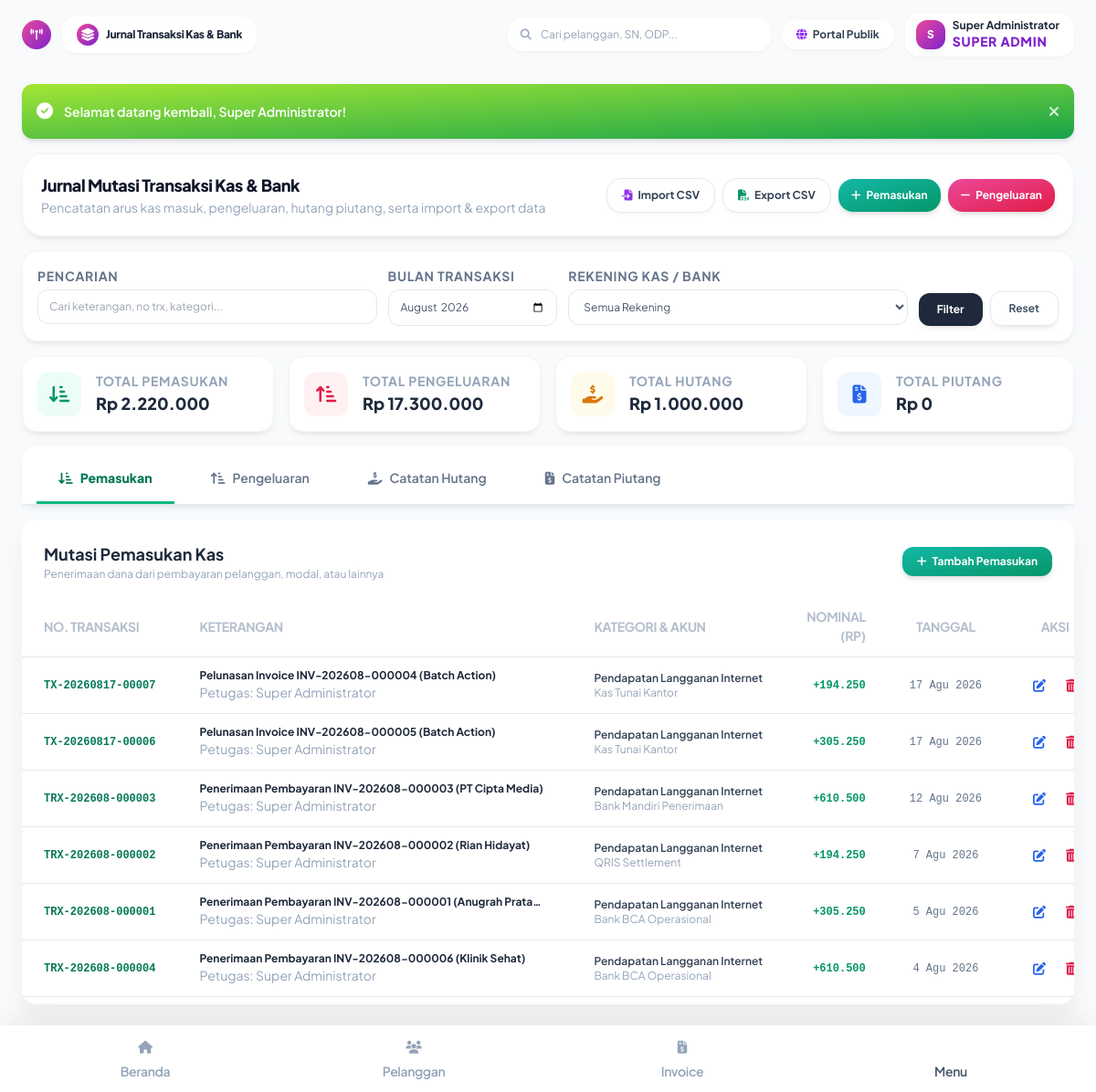
The app's page /index.php?page=transactions (signed in) with its own data.
### tables this page shows
CREATE TABLE finance_transactions (
    id INTEGER PRIMARY KEY AUTOINCREMENT,
    transaction_no TEXT NOT NULL UNIQUE,
    transaction_date DATE NOT NULL,
    account_id INTEGER NOT NULL,
    category_id INTEGER NOT NULL,
    type TEXT NOT NULL, -- income, expense, transfer, adjustment
    amount INTEGER NOT NULL DEFAULT 0,
    description TEXT NOT NULL,
    reference_type TEXT, -- invoice, payroll, rab, inventory, manual
    reference_id INTEGER,
    attachment TEXT,
    created_by INTEGER,
    created_at DATETIME DEFAULT CURRENT_TIMESTAMP,
    FOREIGN KEY (account_id) REFERENCES finance_accounts(id),
    FOREIGN KEY (category_id) REFERENCES finance_categories(id),
    FOREIGN KEY (created_by) REFERENCES users(id) ON DELETE SET NULL
);

CREATE TABLE users (
    id INTEGER PRIMARY KEY AUTOINCREMENT,
    role_id INTEGER NOT NULL,
    name TEXT NOT NULL,
    username TEXT NOT NULL UNIQUE,
    email TEXT NOT NULL UNIQUE,
    phone TEXT,
    password TEXT NOT NULL,
    status TEXT NOT NULL DEFAULT 'active', -- active, inactive, suspended
    avatar TEXT,
    last_login DATETIME,
    created_at DATETIME DEFAULT CURRENT_TIMESTAMP,
    updated_at DATETIME DEFAULT CURRENT_TIMESTAMP, pic_id INTEGER DEFAULT NULL,
    FOREIGN KEY (role_id) REFERENCES roles(id)
);

CREATE TABLE finance_categories (
    id INTEGER PRIMARY KEY AUTOINCREMENT,
    name TEXT NOT NULL,
    type TEXT NOT NULL, -- income, expense
    description TEXT,
    created_at DATETIME DEFAULT CURRENT_TIMESTAMP
);

CREATE TABLE finance_accounts (
    id INTEGER PRIMARY KEY AUTOINCREMENT,
    account_name TEXT NOT NULL,
    account_type TEXT NOT NULL DEFAULT 'bank', -- cash, bank, qris, gateway
    bank_name TEXT,
    account_number TEXT,
    opening_balance INTEGER NOT NULL DEFAULT 0,
    current_balance INTEGER NOT NULL DEFAULT 0,
    status TEXT NOT NULL DEFAULT 'active',
    created_at DATETIME DEFAULT CURRENT_TIMESTAMP
);

### app/Views/finance/transactions.php (the view, shortened to what the rows shown need)
<?php
$incomes = array_filter($transactions, fn($t) => $t['type'] === 'income');
$debts = array_filter($transactions, fn($t) => $t['type'] === 'debt');
$totalDebt = array_reduce($debts, fn($sum, $t) => $sum + $t['amount'], 0);
?>
<div class="w-full space-y-4">
  <div class="grid grid-cols-1 sm:grid-cols-4 gap-4">
    <div class="bg-white p-4 rounded-2xl border border-slate-100 shadow-soft-sm flex items-center gap-4">
      <div>
        <p class="text-3xs font-bold text-slate-400 uppercase tracking-wider">Total Hutang</p>
        <h4 class="text-lg font-black text-slate-800">Rp <?php echo Helper::formatRupiah($totalDebt, false); ?></h4>
      </div>
    </div>
  </div>
  <div id="tab-income" class="flex flex-wrap -mx-3 transition-opacity duration-300">
    <div class="w-full max-w-full px-3">
      <div class="relative flex flex-col min-w-0 break-words bg-white shadow-soft-xl rounded-2xl bg-clip-border">
        <div class="flex-auto px-0 pt-4 pb-2">
          <div class="p-0 overflow-x-auto">
            <table class="items-center w-full mb-0 align-top border-gray-200 text-slate-500">
              <thead class="align-bottom">
                <tr>
                  <th class="px-6 py-3 font-bold text-left uppercase align-middle bg-transparent border-b border-gray-200 text-2xs tracking-tight text-slate-400 opacity-70">No. Transaksi</th>
                  <th class="px-6 py-3 font-bold text-left uppercase align-middle bg-transparent border-b border-gray-200 text-2xs tracking-tight text-slate-400 opacity-70">Keterangan</th>
                  <th class="px-6 py-3 font-bold text-left uppercase align-middle bg-transparent border-b border-gray-200 text-2xs tracking-tight text-slate-400 opacity-70">Kategori & Akun</th>
                  <th class="px-6 py-3 font-bold text-right uppercase align-middle bg-transparent border-b border-gray-200 text-2xs tracking-tight text-slate-400 opacity-70">Nominal (Rp)</th>
                  <th class="px-6 py-3 font-bold text-center uppercase align-middle bg-transparent border-b border-gray-200 text-2xs tracking-tight text-slate-400 opacity-70">Tanggal</th>
                  <th class="px-6 py-3 font-bold text-center uppercase align-middle bg-transparent border-b border-gray-200 text-2xs tracking-tight text-slate-400 opacity-70">Aksi</th>
                </tr>
              </thead>
              <tbody>
                <?php if(empty($incomes)): ?>
                  <tr><td colspan="6" class="p-6 text-center text-slate-400">Belum ada transaksi pemasukan.</td></tr>
                <?php else: foreach ($incomes as $t): ?>
                <tr class="hover:bg-slate-50/50">
                  <td class="p-3 px-6 align-middle bg-transparent border-b whitespace-nowrap text-xs font-mono font-bold text-emerald-700">
                    <?php echo Helper::e($t['transaction_no']); ?>
                  </td>
                  <td class="p-3 px-6 align-middle bg-transparent border-b whitespace-nowrap">
                    <span class="text-xs font-bold text-slate-800 block max-w-sm truncate"><?php echo Helper::e($t['description']); ?></span>
                    <span class="text-2xs text-slate-400">Petugas: <?php echo Helper::e($t['creator_name'] ?? 'System'); ?></span>
                  </td>
                  <td class="p-3 px-6 align-middle bg-transparent border-b whitespace-nowrap text-xs">
                    <span class="font-semibold text-slate-700 block"><?php echo Helper::e($t['category_name']); ?></span>
                    <span class="text-2xs text-slate-400"><?php echo Helper::e($t['account_name']); ?></span>
                  </td>
                  <td class="p-3 px-6 text-right align-middle bg-transparent border-b whitespace-nowrap text-xs font-bold font-mono text-emerald-600">
                    +<?php echo Helper::formatRupiah($t['amount'], false); ?>
                  </td>
                  <td class="p-3 px-6 text-center align-middle bg-transparent border-b whitespace-nowrap text-xs font-mono">
                    <?php echo Helper::formatDate($t['transaction_date']); ?>
                  </td>
                  <td class="p-3 px-6 text-center align-middle bg-transparent border-b whitespace-nowrap">
                    <div class="flex items-center justify-center gap-1.5">
                      <button type="button" onclick='openEditTrxModal(<?php echo htmlspecialchars(json_encode($t), ENT_QUOTES, "UTF-8"); ?>)' class="px-2 py-1 text-blue-600 hover:bg-blue-50 rounded-lg transition-colors"><i class="fa-solid fa-pen-to-square"></i></button>
                      <button type="button" onclick="confirmDeleteTrx(<?php echo $t['id']; ?>, '<?php echo $t['transaction_no']; ?>')" class="px-2 py-1 text-rose-600 hover:bg-rose-50 rounded-lg transition-colors"><i class="fa-solid fa-trash-can"></i></button>
                    </div>
                  </td>
                </tr>
                <?php endforeach; endif; ?>
              </tbody>
            </table>
          </div>
        </div>
      </div>
    </div>
  </div>
</div>

### records on screen
finance_transactions: amount "1.000.000"
finance_transactions: transaction_no "TX-20260817-00007", description "Pelunasan Invoice INV-202608-000004 (Batch Action)", created_by.name "Super Administrator", category.name "Pendapatan Langganan Internet", account.account_name "Kas Tunai Kantor", amount "194.250", transaction_date "17 Agu 2026"
finance_transactions: transaction_no "TX-20260817-00006", description "Pelunasan Invoice INV-202608-000005 (Batch Action)", created_by.name "Super Administrator", category.name "Pendapatan Langganan Internet", account.account_name "Kas Tunai Kantor", amount "305.250", transaction_date "17 Agu 2026"
finance_transactions: transaction_no "TRX-202608-000003", description "Penerimaan Pembayaran INV-202608-000003 (PT Cipta Media)", created_by.name "Super Administrator", category.name "Pendapatan Langganan Internet", account.account_name "Bank Mandiri Penerimaan", amount "610.500", transaction_date "12 Agu 2026"
finance_transactions: transaction_no "TRX-202608-000002", description "Penerimaan Pembayaran INV-202608-000002 (Rian Hidayat)", created_by.name "Super Administrator", category.name "Pendapatan Langganan Internet", account.account_name "QRIS Settlement", amount "194.250", transaction_date "7 Agu 2026"
finance_transactions: transaction_no "TRX-202608-000001", description "Penerimaan Pembayaran INV-202608-000001 (Anugrah Prata…", created_by.name "Super Administrator", category.name "Pendapatan Langganan Internet", account.account_name "Bank BCA Operasional", amount "305.250", transaction_date "5 Agu 2026"
finance_transactions: transaction_no "TRX-202608-000004", description "Penerimaan Pembayaran INV-202608-000006 (Klinik Sehat)", created_by.name "Super Administrator", category.name "Pendapatan Langganan Internet", account.account_name "Bank BCA Operasional", amount "610.500", transaction_date "4 Agu 2026"

### other values on screen
Helper::e($pageTitle) "Jurnal Transaksi Kas & Bank"
substr($user['name'] ?? 'A', 0, 1) "S"
Helper::e($user['name'] ?? 'Admin') "Super Administrator"
Helper::e($message) "Selamat datang kembali, Super Administrator!"
Helper::formatRupiah($totalIncome, false) "2.220.000"
Helper::formatRupiah($totalExpense, false) "17.300.000"
Helper::formatRupiah($totalReceivables, false) "0"
$label "Beranda Pelanggan Invoice"
